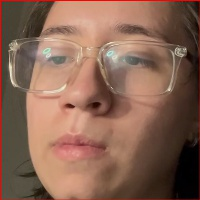
#> input picture project_data/project_data/Arleo-Gil/Arleo-Gil_2_frame_150_FACE1.jpg, 200 x 200 px, found by its file name; its folder holds only this picture in this run
$ python get_images.py
#> lines starting #> are read from the running program, lines starting #| are printed output that depends on the picture
'''
This function, `get_images`, is designed to load images from a
specified directory and its subfolders, resize them using OpenCV, and
then return the resized images along with their corresponding labels.
It iterates through each subfolder in the given directory, checks for
valid image files (with extensions jpg, png, or gif), reads each image
using OpenCV, resizes them to a specified size (100x100 pixels in this
case), and stores both the resized images and their labels in separate
lists (`X` for images and `y` for labels). Finally, it prints a message
indicating that all images have been loaded and returns the lists of
images and labels.
'''


import os
import cv2

def get_images(image_directory):
    # Initialize lists to store images and their labels
    X = []
    y = []
    # Define image file extensions
    extensions = ('jpg', 'png', 'gif')

    # Iterate through subfolders in the given directory
    for subfolder in os.listdir(image_directory):
        print("Loading images in %s" % subfolder)

        # Check if the item is a directory
        if os.path.isdir(os.path.join(image_directory, subfolder)):
            # Get the list of files in the subfolder
            subfolder_files = os.listdir(os.path.join(image_directory, subfolder))

            # Iterate through files in the subfolder
            for file in subfolder_files:
                # Check if the file has a valid image extension
                if file.endswith(extensions):
                    # Read the image using OpenCV
                    img = cv2.imread(os.path.join(image_directory, subfolder, file))
#> img is the input picture: shape (200, 200, 3); mean B, G, R 83.2, 100.2, 135.5

                    # Resize the image
                    img = cv2.resize(img, (100, 100))
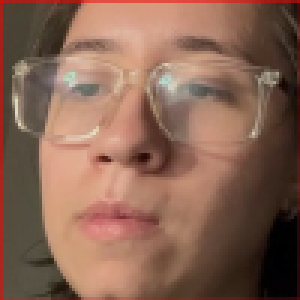
#> img: shape (100, 100, 3) (shown 3 times larger); mean B, G, R 83.3, 100.3, 135.7

                    # Add the resized image to the list X
                    X.append(img)

                    # Add the image's label to the list y
                    y.append(subfolder)

    print("All images are loaded")
    return X, y


X, Y = get_images("C:/Users/Ethan/Documents/GitHub/Face-and-Keystroke-Authentication/project_data/project_data")
#> X = 1 item; Y = ['Arleo-Gil']

$ run again, on project_data/project_data/Arleo-Gil/Arleo-Gil_3_frame_0_FACE1.jpg
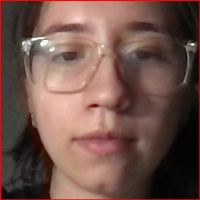
#> input picture project_data/project_data/Arleo-Gil/Arleo-Gil_3_frame_0_FACE1.jpg, 200 x 200 px, found by its file name
#> in get_images, img is the input picture: shape (200, 200, 3); mean B, G, R 75.6, 83.9, 113.2
#> in get_images, `img = cv2.resize(img, (100, 100))`:
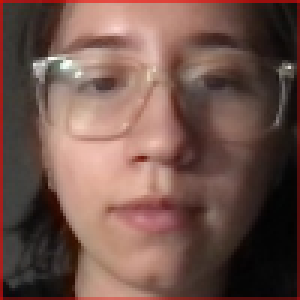
#> img: shape (100, 100, 3) (shown 3 times larger); mean B, G, R 75.7, 84.1, 113.4
#> X = 1 item; Y = ['Arleo-Gil']

$ run again, on project_data/project_data/Arleo-Gil/Arleo-Gil_3_frame_12_FACE1.jpg
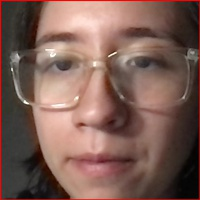
#> input picture project_data/project_data/Arleo-Gil/Arleo-Gil_3_frame_12_FACE1.jpg, 200 x 200 px, found by its file name
#> in get_images, img is the input picture: shape (200, 200, 3); mean B, G, R 85.6, 94.7, 125.7
#> in get_images, `img = cv2.resize(img, (100, 100))`:
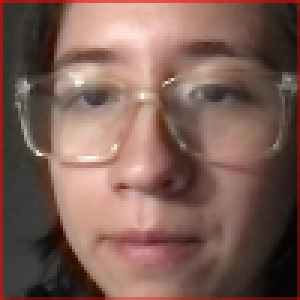
#> img: shape (100, 100, 3) (shown 3 times larger); mean B, G, R 85.7, 94.8, 125.8
#> X = 1 item; Y = ['Arleo-Gil']
